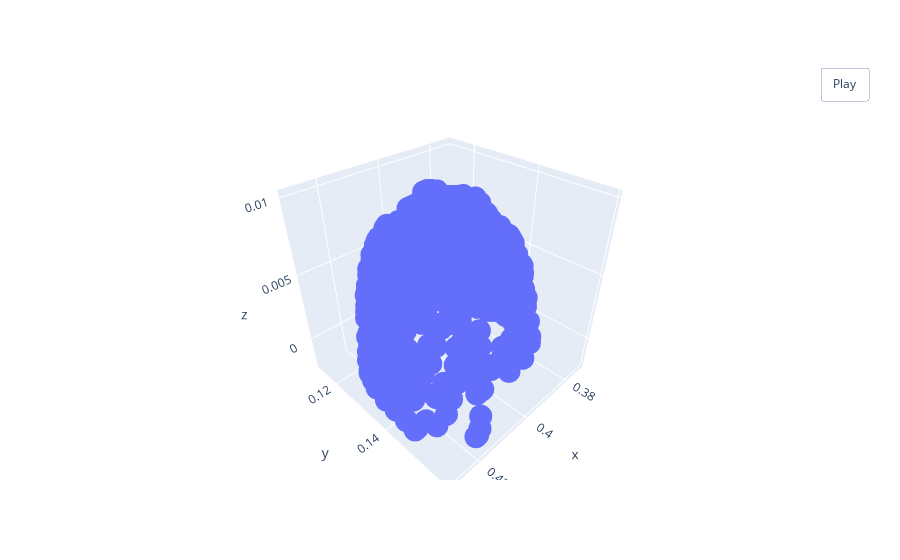

Notebook source saved alongside this figure:
### Code cell
visualize_rotate([go.Scatter3d(x=x, y=y, z=z,mode='markers')]).show()

### Figure 1 — Plotly figure (JSON) as saved in the notebook; plotly's stock layout.template omitted (floating-point values rounded to 4 significant figures; data arrays with more than 128 entries replaced by an {"elided": "..."} marker saying what was removed)
{"data": [{"mode": "markers", "type": "scatter3d", "x": {"elided": "905 float values"}, "y": {"elided": "905 float values"}, "z": {"elided": "905 float values"}}], "layout": {"updatemenus": [{"buttons": [{"args": [null, {"frame": {"duration": 50, "redraw": true}, "fromcurrent": true, "mode": "immediate", "transition": {"duration": 0}}], "label": "Play", "method": "animate"}], "pad": {"r": 10, "t": 45}, "showactive": false, "type": "buttons", "x": 1, "xanchor": "left", "y": 1, "yanchor": "bottom"}]}}
